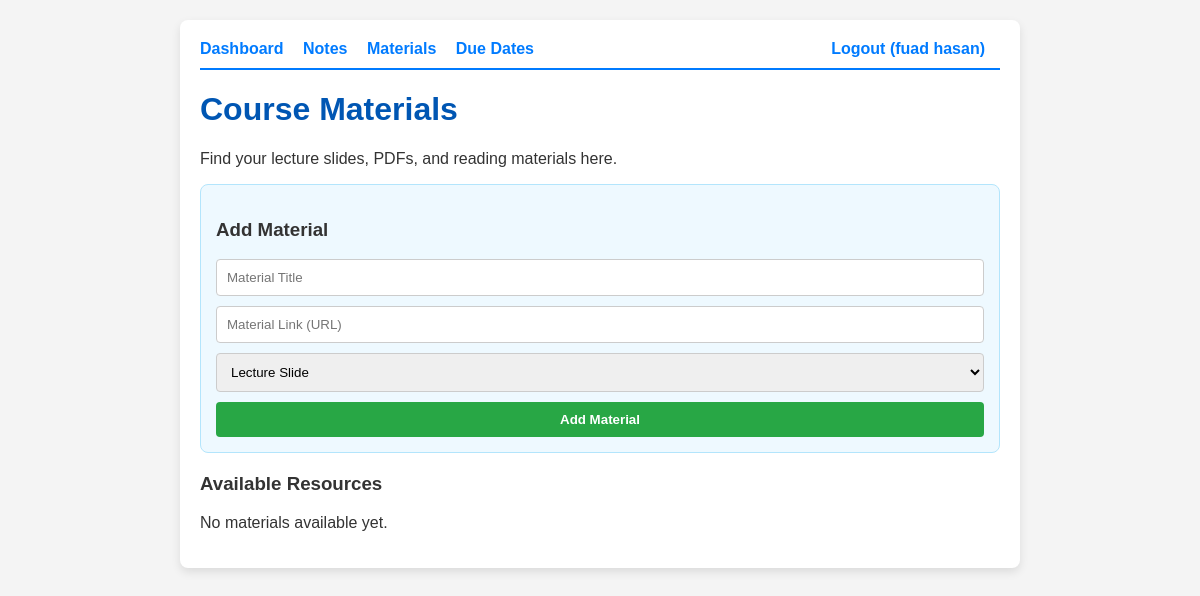
The app's page /materials.php (signed in), older data.
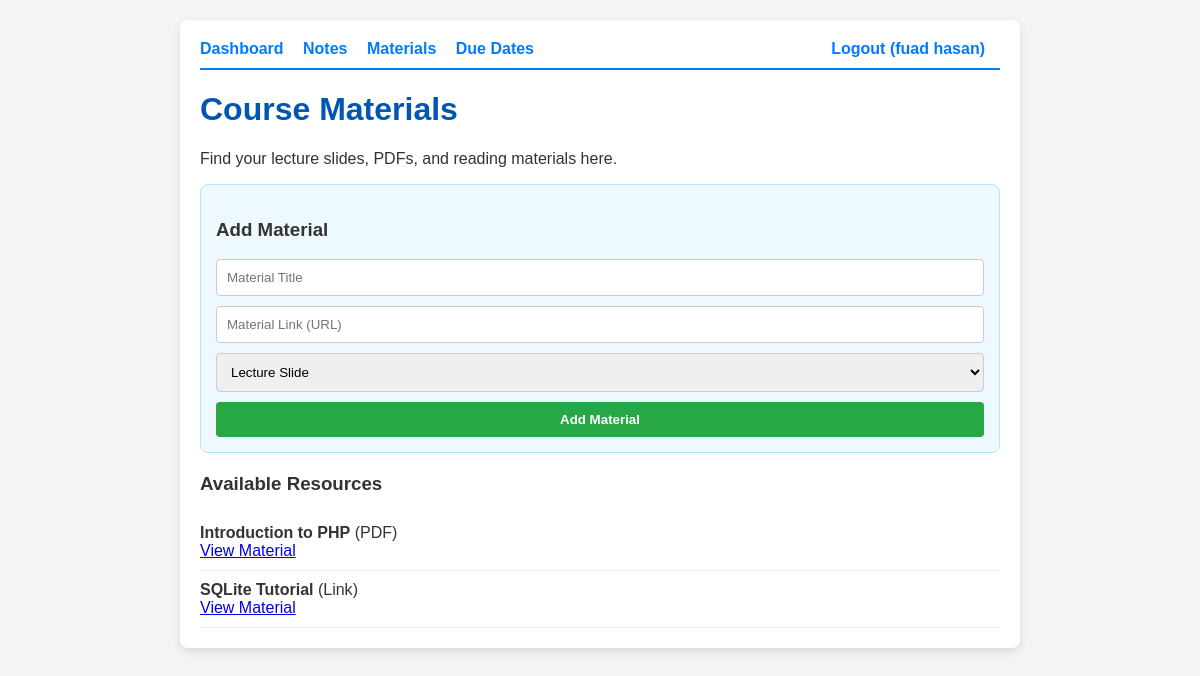
The same page, newer data.
### tables this page shows
CREATE TABLE materials (
    id INTEGER PRIMARY KEY AUTOINCREMENT,
    title TEXT NOT NULL,
    url TEXT NOT NULL,
    type TEXT NOT NULL,
    created_at DATETIME DEFAULT CURRENT_TIMESTAMP
);

### materials.php (the view, shortened to what this page needs)
<?php
require_once 'includes/db.php';
$materials = $db->query("SELECT * FROM materials ORDER BY created_at DESC")->fetchAll();
?>
<?php include 'includes/header.php'; ?>
<h1>Course Materials</h1>
<p>Find your lecture slides, PDFs, and reading materials here.</p>
<div style="background: #eef9ff; padding: 15px; border: 1px solid #b3e5fc; border-radius: 8px; margin-bottom: 20px;">
    <h3>Add Material</h3>
    <form method="POST">
        <input type="text" name="title" placeholder="Material Title" required>
        <input type="url" name="url" placeholder="Material Link (URL)" required>
        <select name="type">
            <option value="Lecture Slide">Lecture Slide</option>
        </select>
        <button type="submit" style="background-color: #28a745;">Add Material</button>
    </form>
</div>
<h3>Available Resources</h3>
<?php if (empty($materials)): ?>
    <p>No materials available yet.</p>
<?php else: ?>
    <?php foreach ($materials as $item): ?>
        <div class="item">
            <strong><?php echo htmlspecialchars($item['title']); ?></strong> (<?php echo htmlspecialchars($item['type']); ?>)
            <br>
            <a href="<?php echo htmlspecialchars($item['url']); ?>" target="_blank">View Material</a>
        </div>
    <?php endforeach; ?>
<?php endif; ?>
<?php include 'includes/footer.php'; ?>

Row changes from the older to the newer data that the page shows:
added materials: title "Introduction to PHP", type "PDF"
added materials: title "SQLite Tutorial", type "Link"
Text that changed along with them:
text no longer shown: "No materials available yet."
